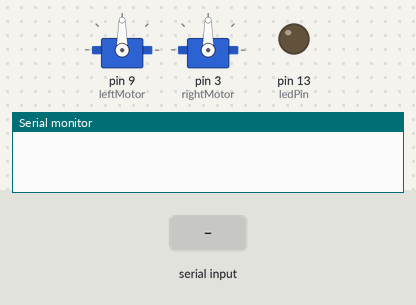
Recording of a sketch running on a simulated Arduino Uno, built with avr-gcc and run on an emulated ATmega328P. Parts: 2 × servo, output pins drawn as LEDs (lit = HIGH), the last lines printed to the serial monitor. Inputs (shaded band) come from the test bench.

Above: at 1.2 s.
1.3 s: "z" received over Serial
At 3.1 s:
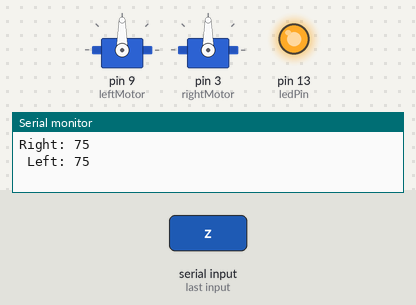
3.8 s: "1" received over Serial
At 6.2 s:
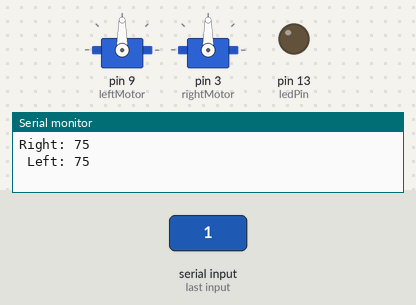
Timing chart, 0 to 7.7 s (numbered marks = the images above; inputs shaded):
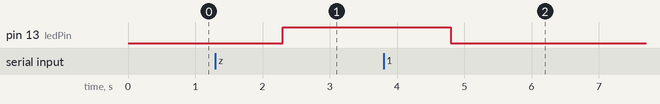

Measured:
- after the input at 1.3 s, pin 13 (ledPin): LOW → HIGH after 1.0 s
- after the input at 3.8 s, pin 13 (ledPin): HIGH → LOW after 1.0 s

The sketch:

SerialMotorTest.ino
```cpp
#include <Servo.h>

Servo leftMotor;
Servo rightMotor;
const int ledPin = 13;
char inBytes[5];


void setup()
{
  Serial.begin(9600);
  leftMotor.attach(9);
  rightMotor.attach(3);
  pinMode(ledPin, OUTPUT);
}


void loop()
{

  if ( Serial.available() > 0 )
  {
     Serial.readBytes(inBytes, 3);
     //Starts with A
     if( inBytes[0] == 122 )
     {

       digitalWrite(ledPin, HIGH);

       if( inBytes[1] != 0 )
       {
          rightMotor.write( byteScale( inBytes[1] ) );
       }

       if( inBytes[2] != 0 )
       {
          leftMotor.write( byteScale( inBytes[2] ) );
       }
       Serial.print("\nRight: ");
       Serial.print( byteScale( inBytes[1] ), DEC);
       Serial.print("\n Left: ");
       Serial.print( byteScale( inBytes[1] ), DEC);

     }else
     {
       digitalWrite(ledPin, LOW);
       leftMotor.write(90);
       rightMotor.write(90);
     }

  }

}

int byteScale( char input )
{
  int number = input - 0;
  int x = map(number, 0, 100, 75, 105);
  if( x > 105 || x < 75 )
  {
    x = 90;
  }
  return x;
  //return number;
}
```
